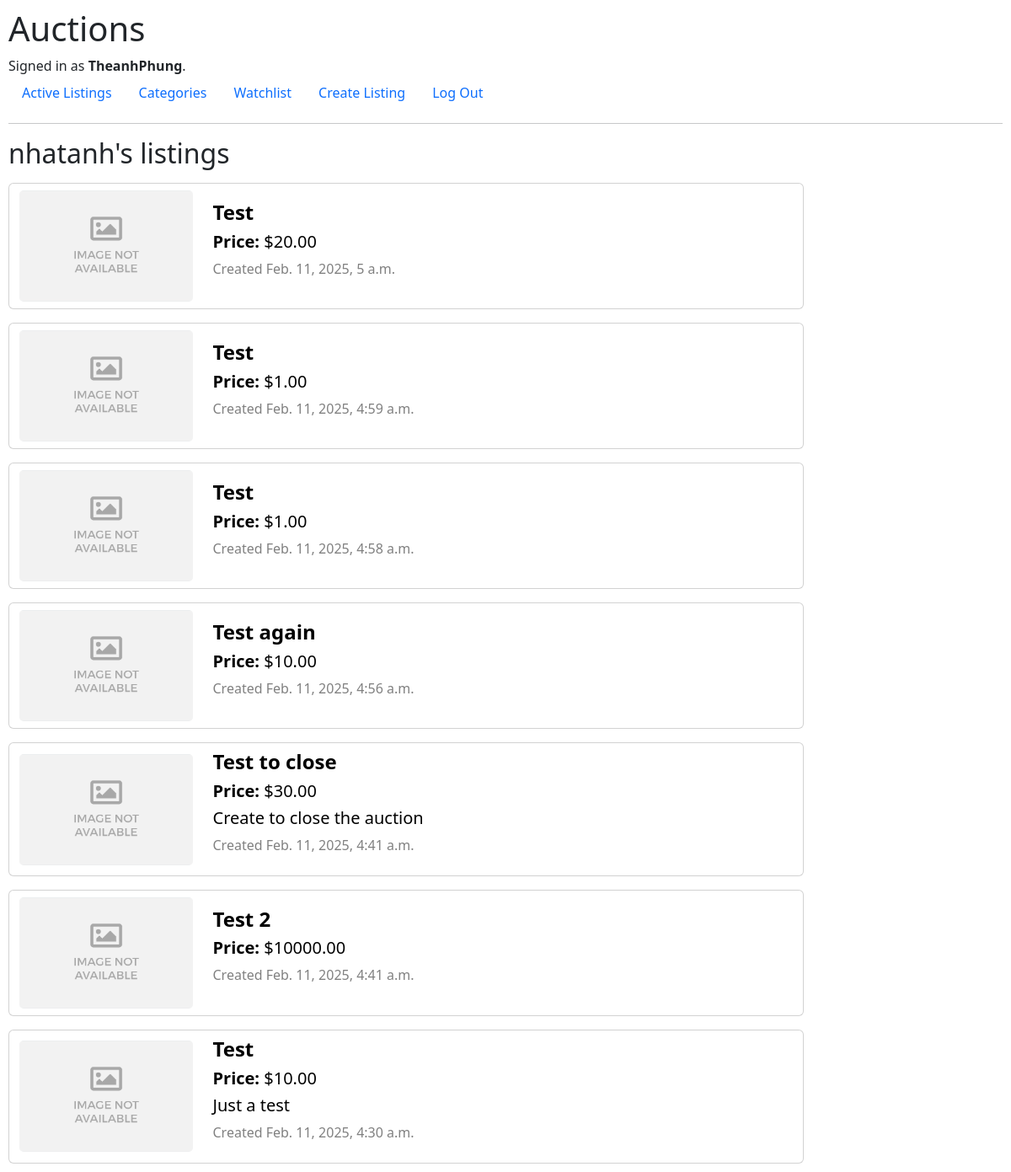
The app's page /user/4 (signed in) with its own data.
### auctions/models.py (models this page shows, shortened)
class User(AbstractUser):
    def __str__(self):
        return self.username

class Listing(models.Model):
    owner = models.ForeignKey(User, on_delete=models.CASCADE, related_name="auction_listings")
    title = models.CharField(max_length=200)
    created_at = models.DateTimeField(auto_now_add=True)
    description = models.TextField(blank=True)
    starting_bid = models.FloatField()
    image_url = models.URLField()
    category = models.ForeignKey(Category, on_delete=models.PROTECT, blank=True, null=True, related_name="listings_by_category")
    is_active = models.BooleanField(default=True)
    interested_by = models.ManyToManyField(User, related_name="watchlist")
    winner = models.ForeignKey(User, on_delete=models.PROTECT, blank=True, null=True, related_name="win")
    def current_price(self):
        if self.bids.last():
            return self.bids.last().price
        return self.starting_bid

class Bid(models.Model):
    bid_by = models.ForeignKey(User, on_delete=models.CASCADE, related_name="user_bids")
    bid_for = models.ForeignKey(Listing, on_delete=models.CASCADE, related_name="bids")
    price = models.FloatField()
    created_at = models.DateTimeField(auto_now_add=True)

### auctions/views.py (the view)
# urls.py: path("user/<int:user_id>", views.user_listing, name="user-listing"),
def user_listing(request, user_id):
    user = User.objects.get(pk=user_id)
    listings = Listing.objects.filter(owner=user).order_by("-created_at")
    return render(request, "auctions/index.html", {
        "listings": listings,
        "header": f"{user.username}'s listings"
    })

### auctions/templates/auctions/index.html (shortened to what this page needs)
{% extends "auctions/layout.html" %}
{% load static %}
{% block body %}
    {% if header %}
        <h2>{{ header }}</h2>
    {% else %}
        <h2>Active Listings</h2>
    {% endif %}
    {% for listing in listings %}
    <div class="card card-index mt-3">
        <div class="container-fluid row">
            <div class="col-sm-3 mt-2 mb-2 text-center d-flex flex-column justify-content-center">
                {% if listing.image_url %}
                    <img class="flex-item card-img" src="{{ listing.image_url }}" alt="Image">
                {% else %}
                <img class="flex-item card-img" src="{% static 'auctions/no-image.png' %}" alt="No Image">
                {% endif %}
            </div>
            <div class="col-sm-9 mt-2 mb-2 d-flex flex-column justify-content-center">
                <a class="listing-link" href="{% url 'listing' listing.id %}">
                    <h4 class="flex-item">
                        <strong>{{ listing.title }}</strong>
                    </h4>
                    <h5 class="flex-item"><strong>Price: </strong>${{ listing.current_price|floatformat:2 }}</h5>
                    <h5 class="flex-item">{{ listing.description }}</h5>
                    <p class="flex-item" style="color: grey;">Created {{ listing.created_at }}</p>
                </a>
            </div>
        </div>
    </div>
    {% endfor %}
{% endblock %}

### auctions/templates/auctions/layout.html (shortened to what this page needs)
{% load static %}
<!DOCTYPE html>
<html lang="en">
    <head>
        {% load django_bootstrap5 %}
        {% bootstrap_css %}
        <link href="{% static 'auctions/styles.css' %}" rel="stylesheet">
    </head>
    <body>
        <h1>Auctions</h1>
        <div>
            {% if user.is_authenticated %}
                Signed in as <strong>{{ user.username }}</strong>.
            {% else %}
                Not signed in.
            {% endif %}
        </div>
        <ul class="nav">
            <li class="nav-item">
                <a class="nav-link" href="{% url 'index' %}">Active Listings</a>
            </li>
            <li class="nav-item">
                <a class="nav-link" href="{% url 'categories' %}">Categories</a>
            </li>
            {% if user.is_authenticated %}
                <li class="nav-item">
                    <a class="nav-link" href="{% url 'watchlist' %}">Watchlist</a>
                </li>
                <li class="nav-item">
                    <a class="nav-link" href="{% url 'create-listing' %}">Create Listing</a>
                </li>
                <li class="nav-item">
                    <a class="nav-link" href="{% url 'logout' %}">Log Out</a>
                </li>
            {% endif %}
        </ul>
        <hr>
        {% block body %}
        {% endblock %}
    </body>
</html>

### auctions/static/auctions/styles.css (style rules this page uses)
body { padding: 10px; }
.card-index { max-width: 80%; }
.card-img { object-fit: contain; max-height: 200px; }
.listing-link { text-decoration: none; color: black; }

### records on screen
User: username "TheanhPhung"
Listing: title "Test", current_price "20.00", created_at "Feb. 11, 2025, 5 a.m."
Listing: title "Test", current_price "1.00", created_at "Feb. 11, 2025, 4:59 a.m."
Listing: title "Test", current_price "1.00", created_at "Feb. 11, 2025, 4:58 a.m."
Listing: title "Test again", current_price "10.00", created_at "Feb. 11, 2025, 4:56 a.m."
Listing: title "Test to close", current_price "30.00", description "Create to close the auction", created_at "Feb. 11, 2025, 4:41 a.m."
Listing: title "Test 2", current_price "10000.00", created_at "Feb. 11, 2025, 4:41 a.m."
Listing: title "Test", current_price "10.00", description "Just a test", created_at "Feb. 11, 2025, 4:30 a.m."

### other values on screen
{{ header }} "nhatanh's listings"
